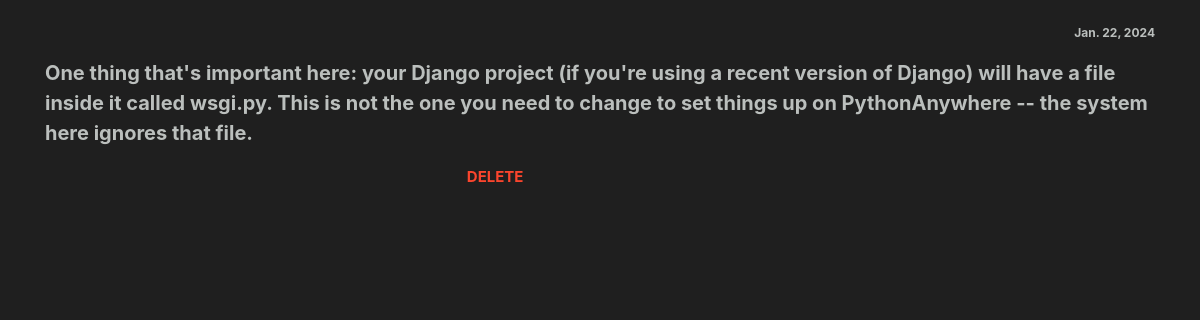
The page /rant/17 on the database its author committed.
### mood/models.py (models this page shows)
class Rant(models.Model):
    description = models.TextField(null=True, blank=True)
    created_at = models.DateField()
    user = models.ForeignKey(User, on_delete=models.CASCADE, null=True, blank=True)

### mood/views.py (the view)
# urls.py: path("rant/<int:pk>", view_rant, name = "view-rant"),
def view_rant(request,pk):
    rant = Rant.objects.get(id=pk)
    return render(request, 'view_rant.html', {'rant':rant})

### templates/view_rant.html
{% extends 'base.html' %}
{% block content %}
<div style="align-items: center;">
<br>
    <p style ="font-size:12px; text-align:right; color:#bbbfbd; font-weight: bold;">{{rant.created_at}}</p>
    <p style ="font-size:20px; text-align:left; color:#bbbfbd; font-weight: bold;">{{rant.description}}</p>
    <a href="delete-rant/{{rant.id}}" style="color: #fa452d; font-weight: bold; font-size: 15px; margin-left: 38%;">DELETE</a>
</div>
{% endblock %}

### rows shown on the page
Rant: created_at "Jan. 22, 2024", description "One thing that's important here: your Django project (if you're using a recent version of Django) will have a file inside it called wsgi.py. This is not the one you need to change to set things up on PythonAnywhere -- the system here ignores that file."
